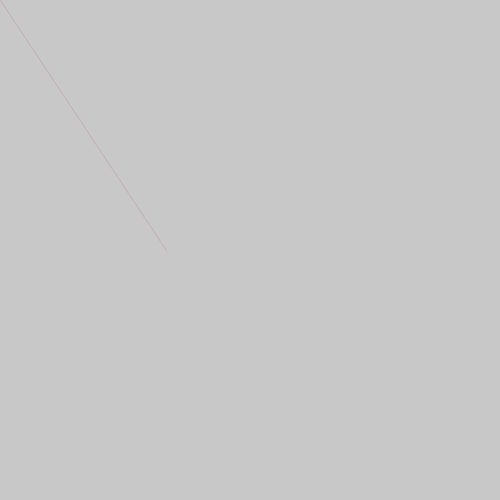
Frame 1 (no input)
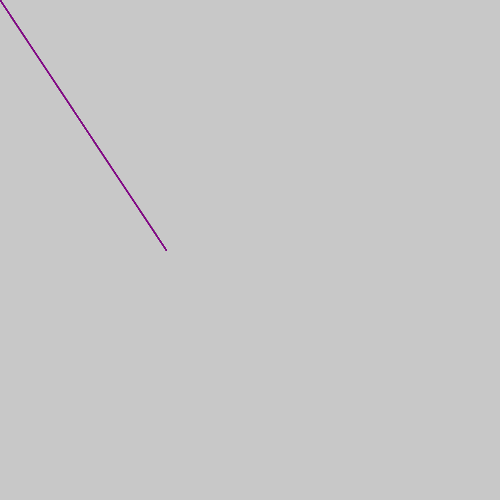
Frame 60 (the mouse pressed at the canvas centre just before this capture)
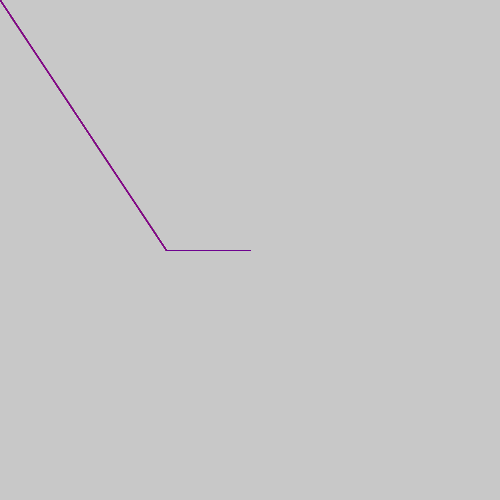
Frame 120 (the mouse held since frame 60 and released just before this capture)

The Processing sketch that drew these frames (run headless with seeded random() and noise(); from frame 60 on, the mouse is pressed at the canvas centre):

// Processing sketch: processing_38423
// ── processing_38423.pde

int x= 10;

void setup(){
  size(500,500);
  background (200);
 
  smooth();
  
}

void draw(){
  stroke(random(0,255),0,random(0,255),32);
  line(width/3,width/2,mouseX,mouseY);




}
